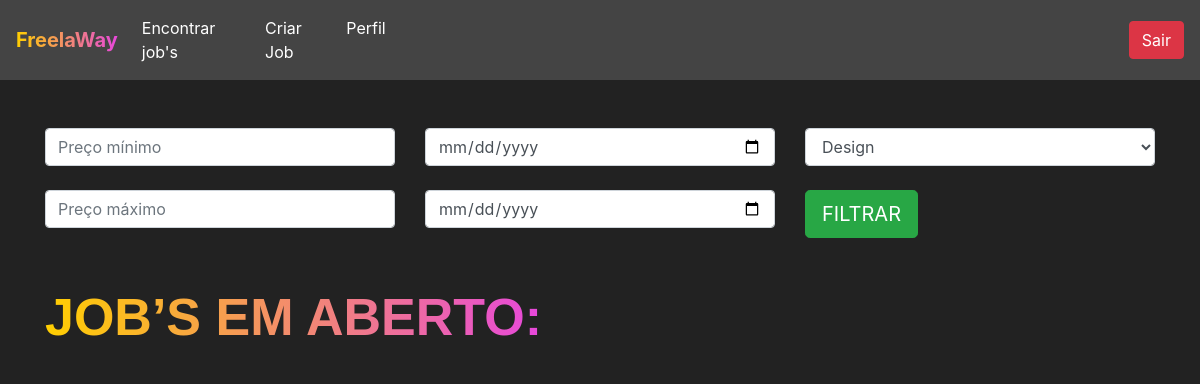
/jobs/encontrar_jobs/ (signed in), run on an earlier commit of the app's database.
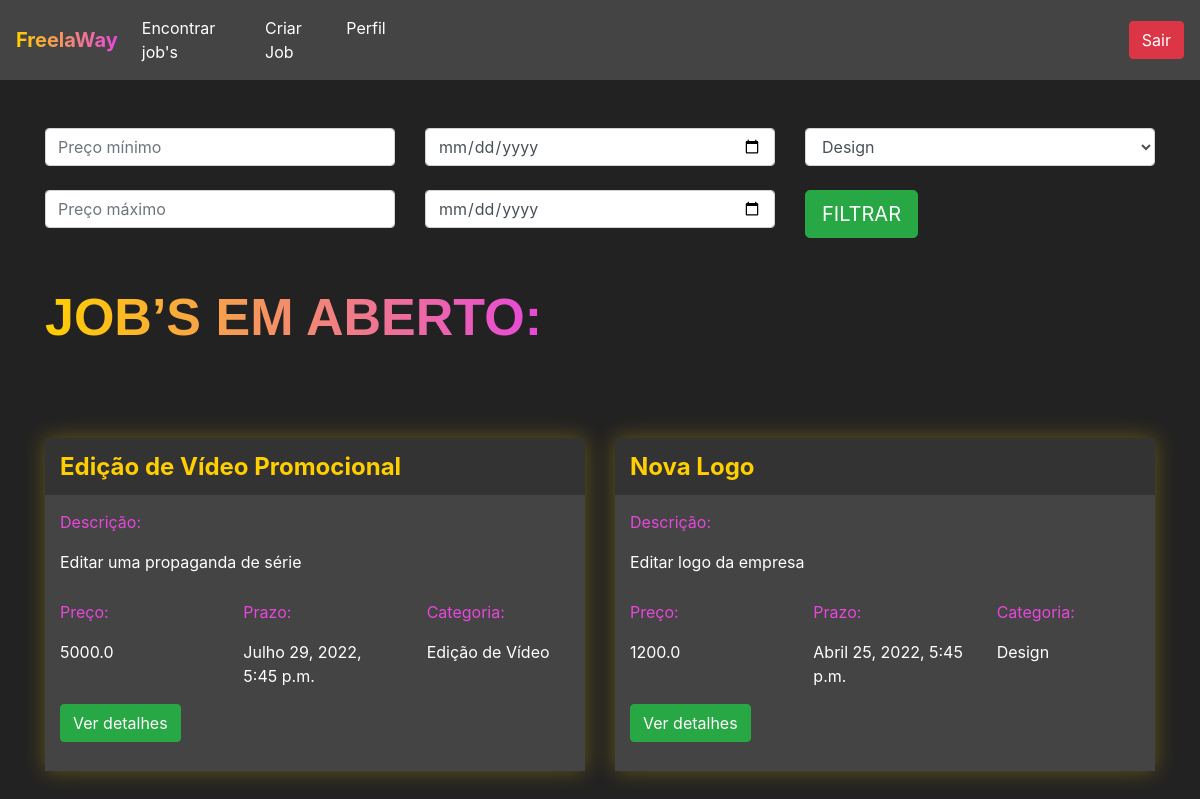
And on a later commit of the database.
### jobs/models.py (models this page shows)
class Jobs(models.Model):
    categoria_choices = (('D', 'Design'),
       ('EV', 'Edição de Vídeo'))
    status_choices = (('C', 'Em criação'),
       ('AA', 'Aguardando aprovação'),
       ('F', 'Finalizado'))
    titulo = models.CharField(max_length=200)
    descricao = models.TextField()
    categoria = models.CharField(max_length=2, choices=categoria_choices, default="D")
    prazo_entrega = models.DateTimeField()
    preco = models.FloatField()
    referencias = models.ManyToManyField(Referencias)
    profissional = models.ForeignKey(User, on_delete=models.DO_NOTHING, null=True, blank=True)
    reservado = models.BooleanField(default=False)
    status = models.CharField(max_length=2, choices = status_choices, default='C')
    arquivo_final = models.FileField(null=True)

### jobs/views.py (the view)
# urls.py: path('encontrar_jobs/', views.encontrar_jobs, name = "encontrar_jobs"),
@login_required(login_url='/auth/logar')
def encontrar_jobs(request):
    if request.method == "GET":
        preco_minimo = request.GET.get('preco_minimo')
        preco_maximo = request.GET.get('preco_maximo')
        prazo_minimo = request.GET.get('prazo_minimo')
        prazo_maximo = request.GET.get('prazo_maximo')
        categoria = request.GET.get('categoria')
        if preco_minimo or preco_maximo or prazo_minimo or prazo_maximo or categoria:
            if not preco_minimo:
                preco_minimo = 0
            if not preco_maximo:
                preco_maximo = 999999
            if not prazo_minimo:
                prazo_minimo = datetime(year=1900, month=1, day=1)
            if not prazo_maximo:
                prazo_maximo = datetime(year=3000, month=1, day=1)
                if categoria == 'D':
                    categoria = ['D',]
                elif categoria == 'EV':
                    categoria = ['EV',]
            jobs = Jobs.objects.filter(preco__gte=preco_minimo) \
                .filter(preco__lte=preco_maximo) \
                .filter(prazo_entrega__gte=prazo_minimo) \
                .filter(prazo_entrega__lte=prazo_maximo) \
                .filter(categoria__in=categoria)\
                .filter(reservado = False)
        else:
            jobs = Jobs.objects.filter(reservado=False)
        return render(request, 'jobs.html', {'jobs': jobs})

### jobs/templates/jobs.html (shortened to what this page needs)
{% extends 'base.html' %}
{% load static %}
{% block 'head' %}
    <link rel="stylesheet" href="{% static 'jobs/css/jobs.css' %}"/>
{% endblock %}
{% block 'body' %}
    <div class="container">
    <br>
    <br>
        <div class="row">
            <div class="col-sm">
            <form action="{% url 'encontrar_jobs'%}" method="GET">{% csrf_token%}
                <input type="text" class="form-control" placeholder="Preço mínimo" name="preco_minimo">
                <br>
                <input type="text" class="form-control" placeholder="Preço máximo" name="preco_maximo">
            </div>
            <div class="col-sm">
                <input type="date" class="form-control" name="prazo_minimo">
                <br>
                <input type="date" class="form-control" name="prazo_maximo">
            </div>
            <div class="col-sm">
                <select class="form-control" name="categoria">
                    <option value="D">Design</option>
                </select>
                <br>
                <input type="submit" class="btn btn-success btn-lg" value="FILTRAR">
            </div>
        </div>
        <br>
        <br>
        <h2 class="titulo">JOB’S EM ABERTO:</h2>
        <div class="row justify-content-around">
            {% for job in jobs %}
            <div class="col-6 row-card">
                <div class="card-job">
                    <div class="header-job">
                       <h4 class="titulo-job">{{job.titulo}}</h4>
                    </div>
                    <div class="body-job">
                        <p class="titulo-body">Descrição:</p>
                        <div style="width: 70%">
                            <p>{{job.descricao}}</p>
                        </div>
                        <div class="row">
                            <div class="col-4">
                                <p class="titulo-body">Preço:</p>
                                <p>{{job.preco}}</p>
                            </div>
                            <div class="col-4">
                                <p class="titulo-body">Prazo:</p>
                                <p>{{job.prazo_entrega}}</p>
                            </div>
                            <div class="col-4">
                                <p class="titulo-body">Categoria:</p>
                                <p>{% if job.categoria == 'D'%}
                                    Design
                                    {% else %}
                                    Edição de Vídeo
                                {%endif%}</p>
                            </div>
                        </div>
                        <button class="btn btn-success" data-toggle="modal" data-target="#modal-{{job.id}}">Ver detalhes</button>
                        <br>
                        <br>
                    </div>
                </div>
            </div>
            {% endfor %}
        </div>
    </div>
{% endblock %}

### templates/base.html (shortened to what this page needs)
<!doctype html>
  <html lang="pt-br">
  <head>
   {% block 'head' %}
   {% endblock %}
    <link rel="stylesheet" href="https://cdn.jsdelivr.net/npm/bootstrap@4.6.1/dist/css/bootstrap.min.css">
   </head>
     <body class="fundo">
             {% if user.is_authenticated %}
              <nav style="background-color: #444" class="navbar navbar-expand-lg navbar-dark">
                <a class="navbar-brand" href="#"><span class="font-degrade-nav">FreelaWay</span></a>
                <div class="collapse navbar-collapse" id="navbarNav">
                  <ul class="navbar-nav">
                    <li class="nav-item active">
                      <a class="nav-link" href="{% url 'encontrar_jobs' %}">Encontrar job's</a>
                    </li>
                    <li class="nav-item active">
                      <a class="nav-link" href="#">Criar Job</a>
                    </li>
                      <li class="nav-item active">
                      <a class="nav-link" href="{% url 'perfil' %}">Perfil</a>
                    </li>
                  </ul>
                    <a href="{% url 'sair' %}"class="btn btn-danger btn-large" style="margin-left: 70%;">Sair</a>
                </div>
              </nav>
        {% endif %}
       {% block 'body' %}{% endblock %}
  </body>
</html>

### templates/static/jobs/css/jobs.css (style rules this page uses)
.fundo { background-color: #222; color: white; }
.card-job { background-color: #444; box-shadow: 0 0px 20px 0 rgba( 255, 207, 0, 0.3 ); padding: 0; margin-top: 50px; }
.header-job { background-color: #333; width: 100% !important; padding: 5px; padding-left: 15px; }
.row-card { margin-top: 40px; }
.titulo-job { color: #FFCF00; font-weight: bold; margin-top: 10px; }
.body-job { padding: 5px; padding-left: 15px; }
.titulo-body { color: #E747DC; margin-top: 10px; }
.titulo { font-family: Arial, Helvetica, sans-serif; font-weight: bold; font-size: 52px; display: inline; background-image: linear-gradient(90deg, rgba(255,207,0,1) 0%, rgba(231,71,220,1) 100%); background-clip: text; -webkit-background-clip: text; color: transparent; padding-bottom: 10px; }

### templates/base.html (style rules this page uses)
.font-degrade-nav { background-image: linear-gradient(90deg, rgba(255,207,0,1) 0%, rgba(231,71,220,1) 100%); background-clip: text; -webkit-background-clip: text; color: transparent; padding-bottom: 10px; font-size: 20px; font-weight: bold; }

What changed in the data, as far as the page shows it:
added Jobs: titulo "Edição de Vídeo Promocional", descricao "Editar uma propaganda de série", preco "5000.0", prazo_entrega "Julho 29, 2022, 5:45 p.m.", categoria "Edição de Vídeo"
added Jobs: titulo "Nova Logo", descricao "Editar logo da empresa", preco "1200.0", prazo_entrega "Abril 25, 2022, 5:45 p.m.", categoria "Design"
